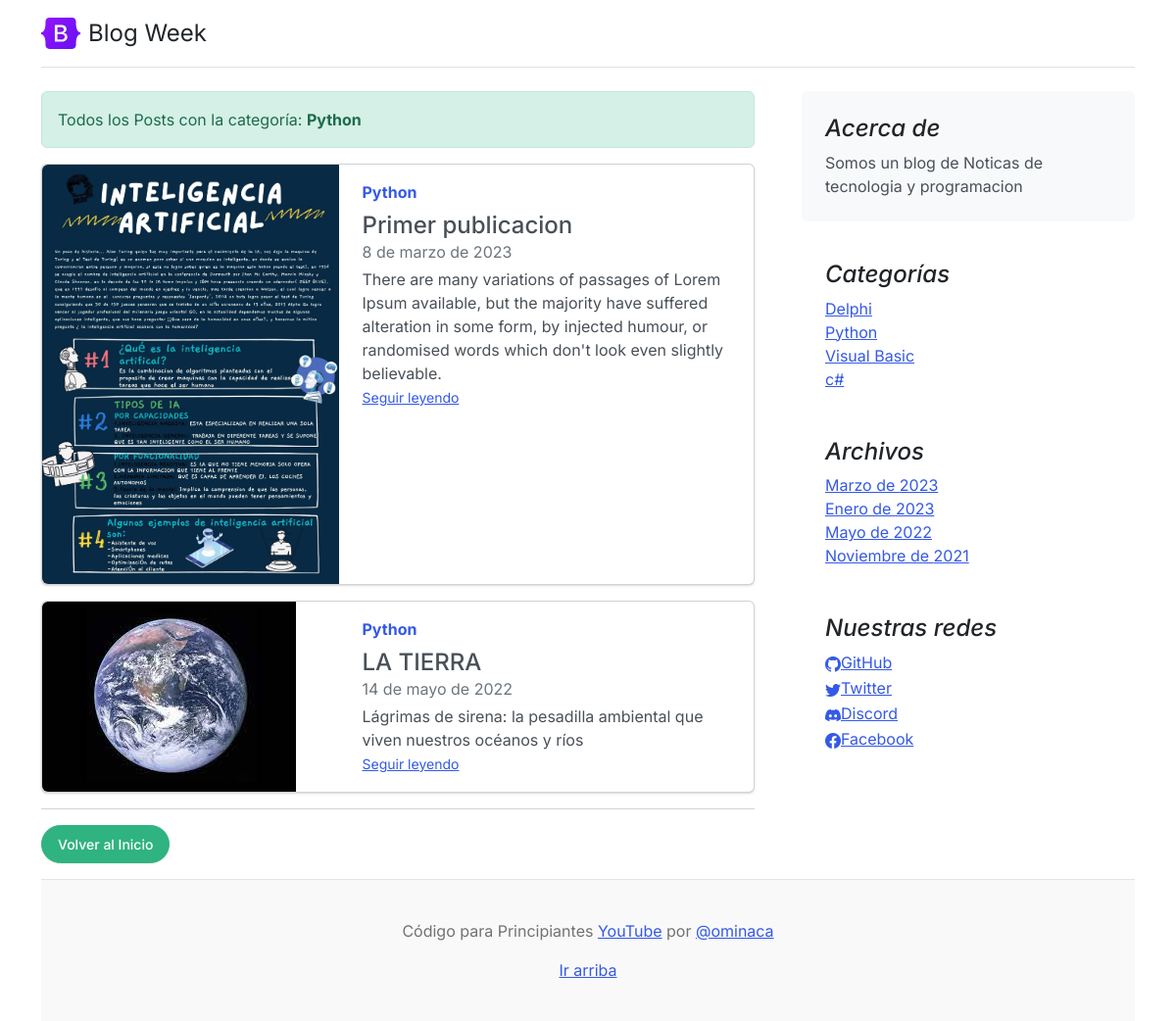
Page /category/1 on the committed database.
### core/models.py (models this page shows, shortened)
class Category(models.Model):
    name = models.CharField(max_length=200, unique=True, verbose_name='Nombre')
    active = models.BooleanField(default=True, verbose_name='Activo')
    created = models.DateField(auto_now_add=True, verbose_name='Fecha de creacion')
    updated = models.DateField(auto_now=True, verbose_name='Fecha de modificacion')
    class Meta:
        verbose_name='Categoria'
        verbose_name_plural='Categorias'
        ordering=['name']
    def __str__(self):
        return self.name

class Post(models.Model):
    title= models.CharField(max_length=250, verbose_name='Titulo')
    excerpt= models.TextField(verbose_name='Bajada')
    content = RichTextField(verbose_name='Contenido')
    image=models.ImageField(upload_to='posts', null=True, blank=True, verbose_name='Imagen')
    published = models.BooleanField(default=False, verbose_name='Publicado')
    category=models.ForeignKey(Category, on_delete= models.CASCADE, related_name='get_posts', verbose_name='Categoria')
    author=models.ForeignKey(User,on_delete= models.CASCADE, related_name='get_posts', verbose_name='Autor')
    tags= models.ManyToManyField(Tag, verbose_name='Etiquetas')
    created = models.DateField(auto_now_add=True, verbose_name='Fecha de creacion')
    updated = models.DateField(auto_now=True, verbose_name='Fecha de modificacion')
    class Meta:
        verbose_name='Publicacion'
        verbose_name_plural='Publicaciones'
        ordering=['-created']

class About(models.Model):
    description = models.CharField(max_length=350, verbose_name='Descripcion')
    created = models.DateField(auto_now_add=True, verbose_name='Fecha de creacion')
    updated = models.DateField(auto_now=True, verbose_name='Fecha de modificacion')
    class Meta:
        verbose_name='Acerce de'
        verbose_name_plural='Acerca de Nosotros'
        ordering=['-created']
    def __str__(self):
        return self.description

class Link(models.Model):
    Key =models.CharField(max_length=100, verbose_name='Key Link')
    name= models.CharField(max_length=120, verbose_name='Red Social')
    url= models.URLField(max_length=350, blank=True, null= True, verbose_name= 'Enlace')
    icon= models.CharField(max_length=100,blank=True, null= True,  verbose_name='Icono')
    created = models.DateField(auto_now_add=True, verbose_name='Fecha de creacion')
    updated = models.DateField(auto_now=True, verbose_name='Fecha de modificacion')
    class Meta:
        verbose_name='Red Social'
        verbose_name_plural='Redes Sociales'
        ordering=['name']

### core/views.py (the view)
# urls.py: path('category/<int:category_id>', category, name='category'),
def category(request, category_id):
    try:
        category=get_object_or_404(Category,id=category_id)
        return render(request, 'core/category.html',{'category':category})
    except:
        return render(request, 'core/404.html')

### core/processors.py (called while the page is built)
def ctx_dic_about(request):
    ctx_about={}
    ctx_about['ABOUT']= About.objects.latest('created')
    return ctx_about

def ctx_dic_category(request):
    ctx_category ={}
    ctx_category['categories'] = Category.objects.filter(active=True)
    return ctx_category

def ctx_dic_history(request):
    ctx_history={}
    ctx_history['dates']= Post.objects.dates('created','month', order='DESC').distinct()
    return ctx_history

def ctx_dic_link(request):
    ctx_link={}
    links = Link.objects.all()
    for link in links:
        ctx_link[link.Key] = {'url': link.url,'icon':link.icon}
    return ctx_link

### core/templates/core/category.html
{% extends 'core/base.html'%}
{% load static %}
{% block TodosPost%}
<div class="alert alert-success" role="alert">
    Todos los Posts con la categoría: <strong>{{ category.name }}</strong>
</div>
{% for post in category.get_posts.all %}
   <div class="card mb-3">
       <div class="row g-0">
         <div class="col-md-5">
           <img src={{post.image.url}} class="img-fluid rounded-start" alt="...">
         </div>
         <div class="col-md-7">
           <div class="card-body">
             <strong class="d-inline-block mb-2 text-primary">{{post.category}}</strong>
             <h4 class="mb-0">{{post.title}}</h4>
             <div class="mb-1 text-muted">{{ post.created}}</div>
             <p class="card-text mb-auto">{{post.excerpt}}</p>
             <p class="card-text"><small class="text-muted"><a href={% url 'post' post.id %} class="stretched-link">Seguir leyendo</a></small></p>
           </div>
         </div>
       </div>
   </div>
   {% empty %}
   <div class="alert alert-danger" role="alert">
     <strong>No existen Posts con la categoria: {{ category.name }}</strong>
</div>
{% endfor%}
<hr>
{% if request.path != '/' %}
  <div class="my-3">
    <a class="btn btn-success rounded-pill" href={% url 'home' %}>Volver al Inicio</a>
  </div>
{% endif %}
{%endblock%}

### core/templates/core/base.html (shortened to what this page needs)
<!doctype html>
<html lang="es">
<head>
    <link rel="stylesheet" href="https://cdn.jsdelivr.net/npm/bootstrap-icons@1.10.3/font/bootstrap-icons.css">
    {% load static %}
    <link href={% static 'core/css/bootstrap.min.css'%} rel="stylesheet">
    <link href={% static 'core/css/blog.css'%} rel="stylesheet">
</head>
<body>
  <div class="container">
    <header class="d-flex flex-wrap justify-content-center py-3 mb-4 border-bottom">
      <a href="index.html" class="d-flex align-items-center mb-3 mb-md-0 me-md-auto text-dark text-decoration-none">
        <img class="bi me-2" width="40" height="32" src={% static 'core/img/bootstrap-logo.svg'%}>
        <span class="fs-4">Blog Week</span>
      </a>
    </header>
    <main class="mt-2">
      <section class="row g-5">
        <div class="col-md-8">
            {% block TodosPost%} {% endblock %}
        </div>
        <aside class="col-md-4">
          <div class="position-sticky" style="top: 2rem;">
            <div class="p-4 mb-3 bg-light rounded">
              <h4 class="fst-italic">Acerca de</h4>
              <p class="mb-0">{{ABOUT}}</p>
            </div>
            <div class="p-4">
              <h4 class="fst-italic">Categorías</h4>
              <ol class="list-unstyled mb-0">
                {%for item in categories %}
                <li><a href={% url 'category' item.id %}> {{ item.name}}</a></li>
                {% endfor %}
              </ol>
            </div>
            <div class="p-4">
              <h4 class="fst-italic">Archivos</h4>
              <ol class="list-unstyled mb-0">
                {% for item in dates %}
                <li>
                  {% if item.month == 1 %}<a href={% url 'dates' item.month item.year %}>Enero de {{ item.year }}</a>{% endif %}
                  {% if item.month == 3 %}<a href={% url 'dates' item.month item.year %}>Marzo de {{ item.year }}</a>{% endif %}
                  {% if item.month == 5 %}<a href={% url 'dates' item.month item.year %}>Mayo de {{ item.year }}</a>{% endif %}
                  {% if item.month == 11 %}<a href={% url 'dates' item.month item.year %}>Noviembre de {{ item.year }}</a>{% endif %}
                </li>
                {% endfor %}
              </ol>
            </div>
            <div class="p-4">
              <h4 class="fst-italic">Nuestras redes</h4>
              <ol class="list-unstyled">
                {% if LINK_GITHUB.url %}
                <li><a href={{ LINK_GITHUB.url}}><i class ="{{LINK_GITHUB.icon}}"></i>GitHub</a></li>
                {% endif %}
                {% if LINK_TWITTER.url %}
                  <li><a href={{ LINK_TWITTER.url}}><i class ="{{LINK_TWITTER.icon}}"></i>Twitter</a></li>
                {% endif %}
                {% if LINK_DISCORD.url %}
                  <li><a href={{ LINK_DISCORD.url}}><i class ="{{LINK_DISCORD.icon}}"></i>Discord</a></li>
                {% endif %}
                {% if KEY_FACEBOOK.url %}
                  <li><a href={{ KEY_FACEBOOK.url}}><i class ="{{KEY_FACEBOOK.icon}}"></i>Facebook</a></li>
                {% endif %}
              </ol>
            </div>
          </div>
        </aside>
      </section>
    </main>
    <footer class="blog-footer">
      <p>Código para Principiantes <a href="https://www.youtube.com/channel/UCojloc55DB6zD6zB7-kTWWQ">YouTube</a> por <a href="https://twitter.com/ominaca">@ominaca</a></p>
      <p>
        <a href="#">Ir arriba</a>
      </p>
    </footer>
  </div>
</body>
</html>

### core/static/core/css/blog.css (style rules this page uses)
.blog-footer { padding: 2.5rem 0; color: #727272; text-align: center; background-color: #f9f9f9; border-top: .05rem solid #e5e5e5; }
.blog-footer p:last-child { margin-bottom: 0; }
.bi { vertical-align: -.125em; fill: currentColor; }

### rows in the picture
Category: name "Python"
Post: image (picture), category "Python", title "Primer publicacion", created "8 de marzo de 2023", excerpt "There are many variations of passages of Lorem Ipsum available, but the majority have suffered alteration in some form, by injected humour, or randomised words which don't look even slightly believable."
Post: image (picture), category "Python", title "LA TIERRA", created "14 de mayo de 2022", excerpt "Lágrimas de sirena: la pesadilla ambiental que viven nuestros océanos y ríos"
About: description "Somos un blog de Noticas de tecnologia y programacion"
Category: name "Delphi"
Category: name "Visual Basic"
Category: name "c#"

### other values in the picture
{{ item.year }} "2023"
{{ item.year }} "2022"
{{ item.year }} "2021"
